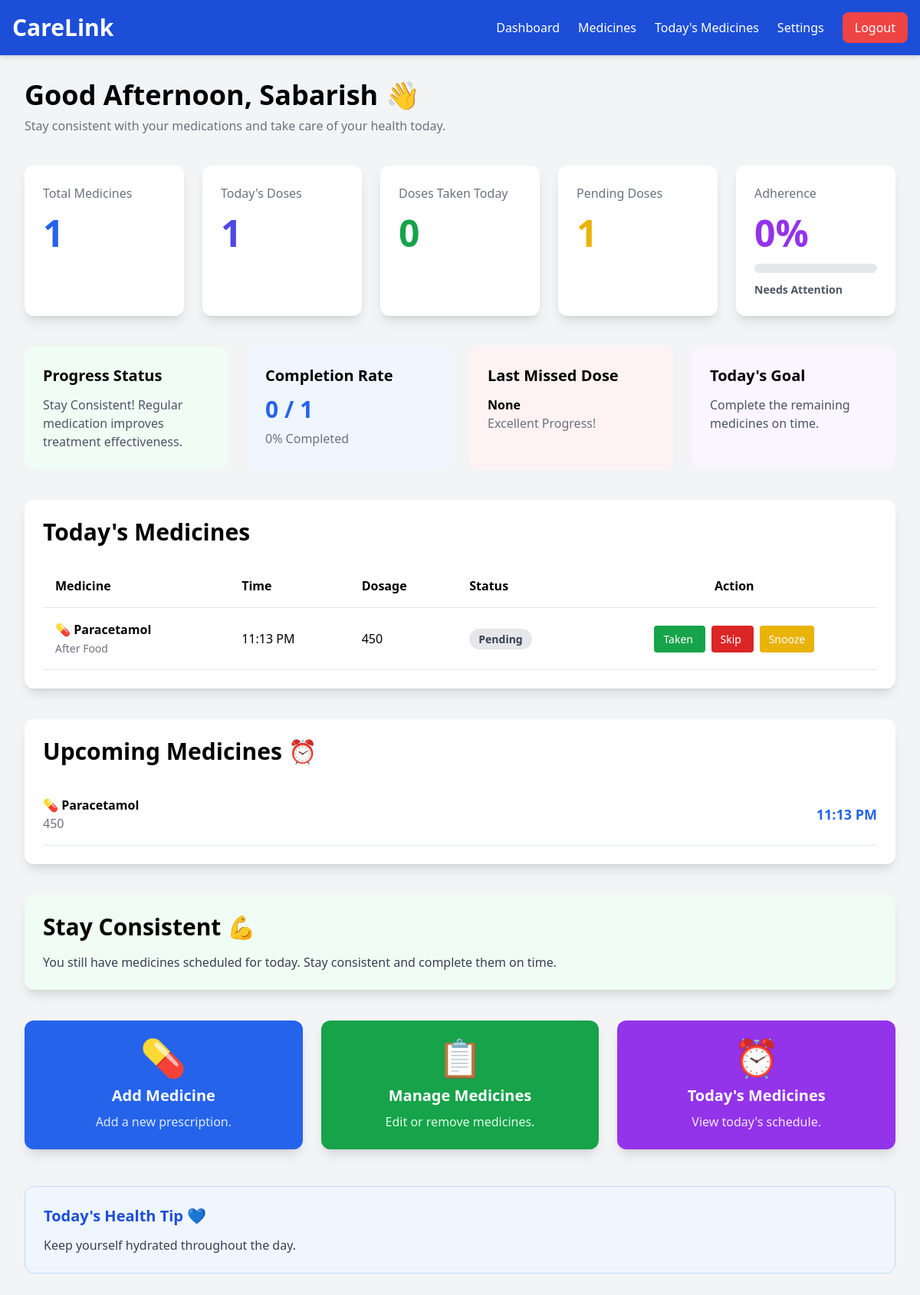
The page /patient/dashboard.php (signed in) on the database its author committed.
### tables this page shows
CREATE TABLE `schedules` (
  `id` int(11) NOT NULL,
  `medicine_id` int(11) NOT NULL,
  `dose_time` time NOT NULL,
  `reminder_enabled` tinyint(1) DEFAULT 1
);

CREATE TABLE `medicines` (
  `id` int(11) NOT NULL,
  `patient_id` int(11) NOT NULL,
  `medicine_name` varchar(100) NOT NULL,
  `dosage` varchar(50) DEFAULT NULL,
  `take_time` varchar(100) DEFAULT NULL,
  `frequency` enum('Once Daily','Twice Daily','Three Times Daily','Weekly','As Needed') NOT NULL,
  `meal_timing` enum('Before Food','After Food','With Food','Anytime') DEFAULT 'Anytime',
  `is_active` tinyint(1) DEFAULT 1,
  `instructions` text DEFAULT NULL,
  `notes` text DEFAULT NULL,
  `start_date` date DEFAULT NULL,
  `end_date` date DEFAULT NULL
);

### patient/dashboard.php (the view, shortened to what the rows shown need)
<?php
require_once "../includes/header.php";
require_once "../config/db.php";
$patient_id = $_SESSION["user_id"];
$totalMedicines = 0;
$sql = "
SELECT COUNT(*) AS total
FROM medicines
WHERE patient_id = ?
AND is_active = 1
";
$stmt = $conn->prepare($sql);
$stmt->bind_param("i", $patient_id);
$stmt->execute();
$result = $stmt->get_result();
if($row = $result->fetch_assoc()){
    $totalMedicines = $row["total"];
}
$takenToday = 0;
$sql = "
SELECT COUNT(*) AS taken
FROM dose_logs
JOIN schedules
ON dose_logs.schedule_id = schedules.id
JOIN medicines
ON schedules.medicine_id = medicines.id
WHERE medicines.patient_id = ?
AND dose_logs.log_date = CURDATE()
AND dose_logs.status='Taken'
";
$stmt = $conn->prepare($sql);
$stmt->bind_param("i",$patient_id);
$stmt->execute();
$result = $stmt->get_result();
if($row = $result->fetch_assoc()){
    $takenToday = $row["taken"];
}
$skippedToday = 0;
$sql = "
SELECT COUNT(*) AS skipped
FROM dose_logs
JOIN schedules
ON dose_logs.schedule_id=schedules.id
JOIN medicines
ON schedules.medicine_id=medicines.id
WHERE medicines.patient_id=?
AND dose_logs.log_date=CURDATE()
AND dose_logs.status='Skipped'
";
$stmt = $conn->prepare($sql);
$stmt->bind_param("i",$patient_id);
$stmt->execute();
$result=$stmt->get_result();
if($row=$result->fetch_assoc()){
    $skippedToday=$row["skipped"];
}
$totalSchedules = 0;
$sql = "
SELECT COUNT(*) AS total
FROM schedules
JOIN medicines
ON schedules.medicine_id = medicines.id
WHERE medicines.patient_id = ?
AND medicines.is_active = 1
";
$stmt = $conn->prepare($sql);
$stmt->bind_param("i",$patient_id);
$stmt->execute();
$result = $stmt->get_result();
if($row = $result->fetch_assoc()){
    $totalSchedules = $row["total"];
}
$snoozedToday = 0;
$sql = "
SELECT COUNT(*) AS total
FROM dose_logs
JOIN schedules
ON dose_logs.schedule_id = schedules.id
JOIN medicines
ON schedules.medicine_id = medicines.id
WHERE medicines.patient_id = ?
AND dose_logs.log_date = CURDATE()
AND dose_logs.status = 'Snoozed'
";
$stmt = $conn->prepare($sql);
$stmt->bind_param("i", $patient_id);
$stmt->execute();
$result = $stmt->get_result();
if($row = $result->fetch_assoc()){
    $snoozedToday = $row["total"];
}
$pendingToday = $totalSchedules - ($takenToday + $skippedToday + $snoozedToday);
$adherence = 0;
if($totalSchedules > 0){
    $adherence = round(
        ($takenToday/$totalSchedules)*100
    );
}
$statusTitle="Stay Consistent 💪";
if($pendingToday==0 && $skippedToday==0 && $totalSchedules>0){
$statusTitle="Congratulations 🎉";
$statusDescription="You have completed all of today's scheduled medicines. Keep maintaining your healthy routine.";
}
elseif($pendingToday>0){
$statusTitle="Stay Consistent 💪";
}
elseif($skippedToday>0){
$statusTitle="Attention Needed ⚠";
$statusDescription="Some medicines were skipped today. Please consult your healthcare provider if you frequently miss scheduled doses.";
}
$sql = "
SELECT
schedules.id AS schedule_id,
schedules.dose_time,
medicines.medicine_name,
medicines.dosage,
medicines.meal_timing,
dose_logs.status
FROM schedules
JOIN medicines
ON schedules.medicine_id = medicines.id
LEFT JOIN dose_logs
ON schedules.id = dose_logs.schedule_id
AND dose_logs.log_date = CURDATE()
WHERE medicines.patient_id = ?
AND medicines.is_active = 1
ORDER BY schedules.dose_time
";
$stmt = $conn->prepare($sql);
$stmt->bind_param("i",$patient_id);
$stmt->execute();
$todayMedicines = $stmt->get_result();
$sql = "
SELECT
medicine_name,
dosage,
dose_time
FROM schedules
JOIN medicines
ON schedules.medicine_id = medicines.id
WHERE medicines.patient_id = ?
AND medicines.is_active = 1
AND TIME(dose_time) > CURTIME()
ORDER BY dose_time
LIMIT 5
";
$stmt = $conn->prepare($sql);
$stmt->bind_param(
"i",
$patient_id
);
$stmt->execute();
$upcoming = $stmt->get_result();
$hour=date("H");
if($hour<12){
    $greeting="Good Morning";
}
elseif($hour<17){
    $greeting="Good Afternoon";
}
else{
    $greeting="Good Evening";
}
$isFirstTimeUser = ($totalMedicines == 0);
?>
<div class="max-w-7xl mx-auto p-8">
    <h1 class="text-4xl font-bold">
        <?php echo $greeting; ?>,
        <?php echo htmlspecialchars($_SESSION["user_name"]); ?> 👋
    </h1>
    <?php if($isFirstTimeUser){ ?>
        <!-- =====================================
             CASE 1: FIRST TIME USER (ONBOARDING VIEW)
             Only the welcome card + health tip are shown.
             No stats, no medicine lists, no quick actions.
        ====================================== -->
        <?php
            $onboardingFeatures = [
                "Add & Manage Medicines",
                "Automatic Medicine Scheduling",
                "Track Daily Medication Progress",
                "Monitor Medication Adherence",
            ];
        ?>
        <div class="bg-blue-50 border border-blue-200 rounded-3xl shadow-xl mt-10 px-6 py-12 md:p-14 text-center">
            <div class="w-16 h-16 rounded-full bg-blue-600 text-white text-3xl flex items-center justify-center mx-auto shadow-md">
                💊
            </div>
            <h2 class="text-3xl md:text-4xl font-bold text-blue-700 mt-6">
                Welcome to CareLink 👋
            </h2>
            <p class="text-gray-600 mt-4 text-base md:text-lg max-w-2xl mx-auto leading-relaxed">
                We're here to help you manage your medicines effortlessly. Add your first medicine to begin tracking your medication schedule and stay consistent every day.
            </p>
            <div class="grid grid-cols-1 sm:grid-cols-2 gap-4 mt-10 max-w-2xl mx-auto">
                <?php foreach($onboardingFeatures as $feature){ ?>
                    <div class="flex items-center gap-3 bg-white border border-blue-100 rounded-xl px-4 py-3 text-left shadow-sm">
                        <span class="flex-shrink-0 w-6 h-6 rounded-full bg-green-100 text-green-600 flex items-center justify-center text-sm font-bold">
                            ✓
                        </span>
                        <span class="text-gray-700 font-medium">
                            <?php echo htmlspecialchars($feature); ?>
                        </span>
                    </div>
                <?php } ?>
            </div>
            <a href="add_medicine.php"
               class="inline-flex items-center gap-2 mt-10 bg-blue-600 hover:bg-blue-700 text-white px-8 py-4 rounded-xl font-bold shadow-md transition">
                <span>➕</span>
                Add Your First Medicine
            </a>
        </div>
    <?php } else { ?>
        <div class="grid grid-cols-1 md:grid-cols-2 lg:grid-cols-5 gap-6 mt-10">
            <div class="bg-white shadow-lg rounded-xl p-6">
                <h2 class="text-5xl font-bold text-blue-600 mt-4">
                    <?php echo $totalMedicines; ?>
                </h2>
            </div>
            <div class="bg-white shadow-lg rounded-xl p-6">
                <h2 class="text-5xl font-bold text-indigo-600 mt-4">
                    <?php echo $totalSchedules; ?>
                </h2>
            </div>
            <div class="bg-white shadow-lg rounded-xl p-6">
                <h2 class="text-5xl font-bold text-green-600 mt-4">
                    <?php echo $takenToday; ?>
                </h2>
            </div>
            <div class="bg-white shadow-lg rounded-xl p-6">
                <h2 class="text-5xl font-bold text-yellow-500 mt-4">
                    <?php echo $pendingToday; ?>
                </h2>
            </div>
            <div class="bg-white shadow-lg rounded-xl p-6">
                <h2 class="text-5xl font-bold text-purple-600 mt-4">
                    <?php echo $adherence; ?>%
                </h2>
            </div>
        </div>
        <div class="bg-white rounded-xl shadow-lg mt-10 p-6">
            <h2 class="text-3xl font-bold mb-6">Today's Medicines</h2>
            <?php if($todayMedicines->num_rows == 0){ ?>
                <div class="text-center py-10">
                    <h3 class="text-2xl font-bold">No Medicines Scheduled Today</h3>
                    <p class="text-gray-500 mt-3">You're all caught up for now.</p>
                </div>
            <?php } else { ?>
                <table class="w-full">
                    <thead>
                        <tr class="border-b">
                            <th class="text-left p-4">Medicine</th>
                            <th class="text-left p-4">Time</th>
                            <th class="text-left p-4">Dosage</th>
                            <th class="text-left p-4">Status</th>
                            <th class="text-center p-4">Action</th>
                        </tr>
                    </thead>
                    <tbody>
                        <?php while($medicine = $todayMedicines->fetch_assoc()){
                            $status = $medicine["status"] ?? "Pending";
                            $statusColor = "bg-gray-200 text-gray-700";
                        ?>
                            <tr class="border-b hover:bg-gray-50">
                                <td class="p-4">
                                    💊
                                    <strong><?php echo htmlspecialchars($medicine["medicine_name"]); ?></strong>
                                    <br>
                                    <span class="text-sm text-gray-500">
                                        <?php echo htmlspecialchars($medicine["meal_timing"]); ?>
                                    </span>
                                </td>
                                <td class="p-4">
                                    <?php echo date("h:i A", strtotime($medicine["dose_time"])); ?>
                                </td>
                                <td class="p-4">
                                    <?php echo htmlspecialchars($medicine["dosage"]); ?>
                                </td>
                                <td class="p-4">
                                    <span class="<?php echo $statusColor; ?> px-3 py-1 rounded-full text-sm font-semibold">
                                        <?php echo $status; ?>
                                    </span>
                                </td>
                                <td class="text-center p-4">
                                    <?php if($status == "Pending"){ ?>
                                        <a href="mark.php?id=<?php echo $medicine["schedule_id"]; ?>&status=Taken"
                                           class="bg-green-600 hover:bg-green-700 text-white px-3 py-2 rounded text-sm">
                                            Taken
                                        </a>
                                        <a href="mark.php?id=<?php echo $medicine["schedule_id"]; ?>&status=Skipped"
                                           class="bg-red-600 hover:bg-red-700 text-white px-3 py-2 rounded text-sm ml-2">
                                            Skip
                                        </a>
                                        <a href="mark.php?id=<?php echo $medicine["schedule_id"]; ?>&status=Snoozed"
                                           class="bg-yellow-500 hover:bg-yellow-600 text-white px-3 py-2 rounded text-sm ml-2">
                                            Snooze
                                        </a>
                                    <?php } else { ?>
                                        <span class="text-gray-500 italic">Already Marked</span>
                                    <?php } ?>
                                </td>
                            </tr>
                        <?php } ?>
                    </tbody>
                </table>
            <?php } ?>
        </div>
        <div class="bg-white rounded-xl shadow-lg mt-10 p-6">
            <h2 class="text-3xl font-bold mb-6">Upcoming Medicines ⏰</h2>
            <?php if($upcoming->num_rows == 0){ ?>
                <div class="text-center text-gray-500 py-10">
                    <?php if($pendingToday == 0 && $totalSchedules > 0){ ?>
                        🎉 You've successfully completed today's medication schedule.
                    <?php } else { ?>
                        No upcoming medicines are scheduled for the rest of the day.
                    <?php } ?>
                </div>
            <?php } else {
                while($next = $upcoming->fetch_assoc()){
            ?>
                <div class="flex justify-between items-center border-b py-4">
                    <div>
                        <p class="font-semibold">
                            💊 <?php echo htmlspecialchars($next["medicine_name"]); ?>
                        </p>
                        <p class="text-gray-500">
                            <?php echo htmlspecialchars($next["dosage"]); ?>
                        </p>
                    </div>
                    <div class="text-blue-600 font-bold text-lg">
                        <?php echo date("h:i A", strtotime($next["dose_time"])); ?>
                    </div>
                </div>
            <?php
                }
            } ?>
        </div>
        <div class="bg-green-50 rounded-xl shadow-lg mt-10 p-6">
            <h2 class="text-3xl font-bold">
                <?php echo $statusTitle; ?>
            </h2>
        </div>
    <?php } ?>
</div>
<?php
include "../includes/footer.php";
?>

### rows shown on the page
schedules: medicine.medicine_name "Paracetamol", medicine.meal_timing "After Food", dose_time "11:13 PM", medicine.dosage "450", status "Pending"

### other values the page prints
$greeting "Good Afternoon"
$_SESSION["user_name"] "Sabarish"
$totalMedicines "1"
$totalSchedules "1"
$takenToday "0"
$pendingToday "1"
$adherence "0"
$progressMessage "Needs Attention"
$insightMessage "Stay Consistent! Regular medication improves treatment effectiveness."
$takenToday + $skippedToday + $snoozedToday "0"
$completionPercentage "0"
$lastMissedMedicine "None"
$lastMissedDate "Excellent Progress!"
$dailyGoal "Complete the remaining medicines on time."
$statusTitle "Stay Consistent 💪"
